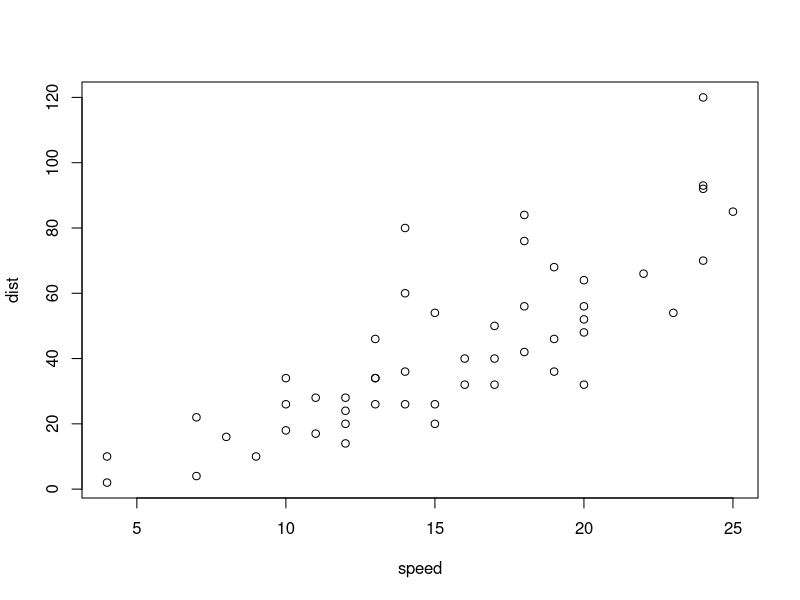
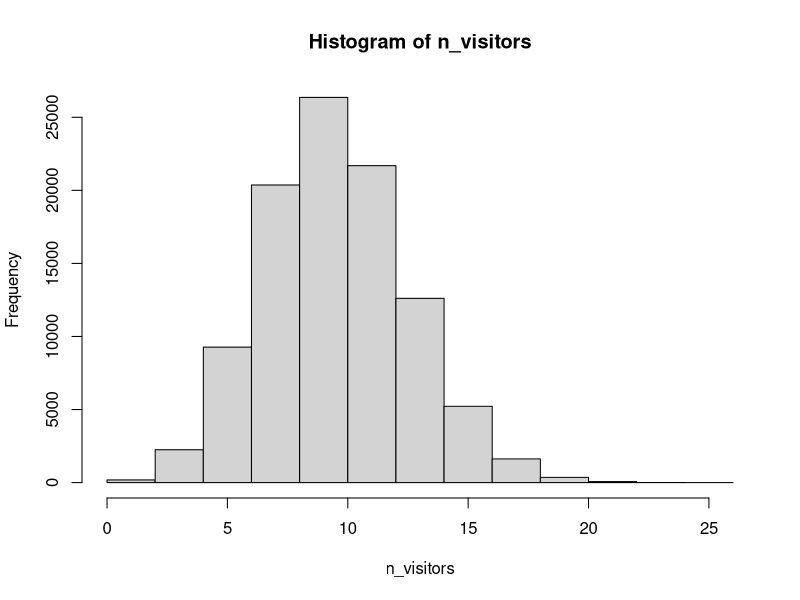

Here is the R script that generated these plots, in order:
## ---- chunk 1
plot(cars)
## ---- chunk 2
# Parameters
prop_success <- 0.42
n_zombies <- 100

# Simulating data
data <- c()
for(zombie in 1:n_zombies) {
  data[zombie] <- runif(1, min = 0, max = 1) < prop_success
}
data <- as.numeric(data)
data <- sum(data)
## ---- chunk 3
# Fill in the parameters
n_samples <- 100000
n_ads_shown <- 100
proportion_clicks <- 0.1
n_visitors <- rbinom(n_samples, size = n_ads_shown, 
                     prob = proportion_clicks)

# Visualize n_visitors
hist(n_visitors)
